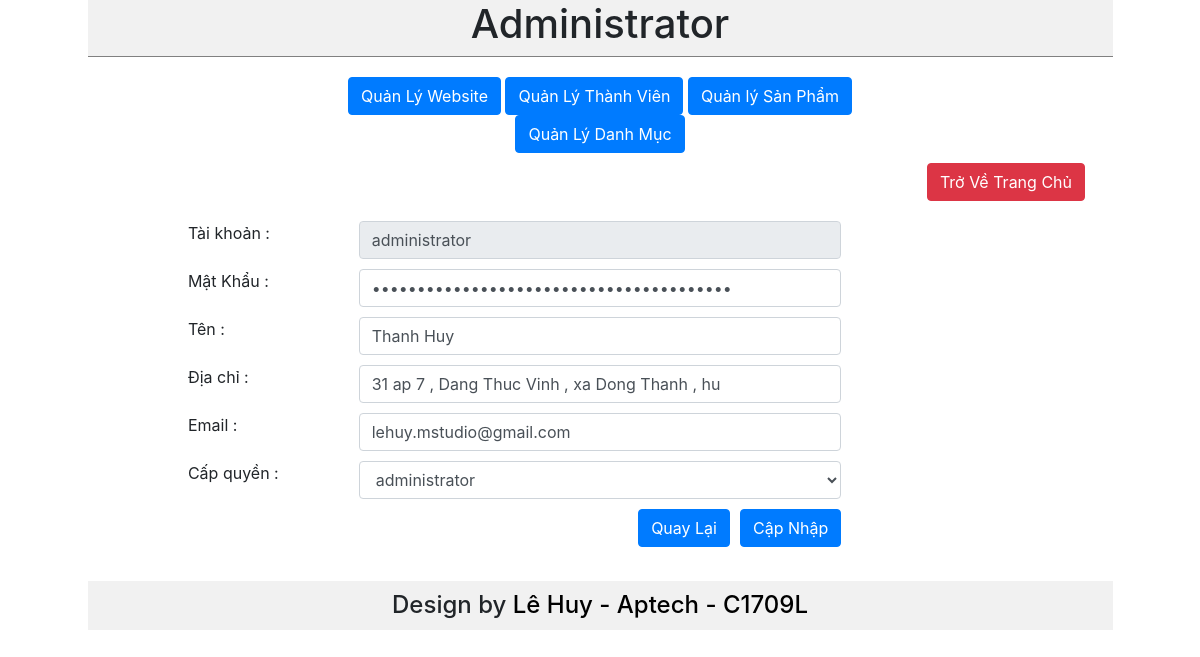
The app's page /AdminManager.php?c=8&u=administrator (signed in) with its own data.
### tables this page shows
CREATE TABLE `user` (
  `id` int(11) NOT NULL,
  `user` varchar(45) NOT NULL,
  `pwd` varchar(40) NOT NULL,
  `name` varchar(45) NOT NULL,
  `email` varchar(45) NOT NULL,
  `address` varchar(45) NOT NULL,
  `level` varchar(45) DEFAULT 'member'
);

### modules/mEdituser.php (the view, shortened to what this page needs)
<?php
$econn = new \exam\connect();
$dbEconn = $econn->getConnection();
$u= $_REQUEST["u"];
$sqle = "Select * from user where user='$u'";
$res = $dbEconn->query($sqle);
 while ($row = $res->fetch_assoc()) {
    ?>
    <div class="row ">
        <div class="col-md-12 pad-left-0">
            <form action="" method="post" style="border: none;" align="left">
                <div class="row padding-10px">
                    <div class="col-md-12">
                        <div class="row">
                            <div class="col-md-1"></div>
                            <div class="col-md-2">Tài khoản :</div>
                            <div class="col-md-6">
                                <input type="text" name="upUser" class='form-control width-80'
                                       value="<?= $row["user"]; ?>"  disabled="disabled">
                            </div>
                            <div class="col-md-2"></div>
                            <div class="col-md-1"></div>
                        </div>
                    </div>
                </div>
                <div class="row padding-10px">
                    <div class="col-md-12">
                        <div class="row">
                            <div class="col-md-1"></div>
                            <div class="col-md-2">Mật Khẩu :</div>
                            <div class="col-md-6"><input type="password" name="upPwd"  class='form-control width-50'
                                                         value="<?= $row["pwd"] ?>"></div>
                            <div class="col-md-2"></div>
                            <div class="col-md-1"></div>
                        </div>
                    </div>
                </div>
                <div class="row padding-10px">
                    <div class="col-md-12">
                        <div class="row">
                            <div class="col-md-1"></div>
                            <div class="col-md-2">Tên :</div>
                            <div class="col-md-6"><input type="text" name="upName" class=' form-control width-50'
                                                         value="<?= $row["name"] ?>"></div>
                            <div class="col-md-2"></div>
                            <div class="col-md-1"></div>
                        </div>
                    </div>
                </div>
                <div class="row padding-10px">
                    <div class="col-md-12">
                        <div class="row">
                            <div class="col-md-1"></div>
                            <div class="col-md-2">Địa chỉ :</div>
                            <div class="col-md-6"><input type="text" name="upAddress" class='form-control width-50'
                                                         value="<?= $row["address"] ?>"></div>
                            <div class="col-md-2"></div>
                            <div class="col-md-1"></div>
                        </div>
                    </div>
                </div>
                <div class="row padding-10px">
                    <div class="col-md-12">
                        <div class="row">
                            <div class="col-md-1"></div>
                            <div class="col-md-2">Email :</div>
                            <div class="col-md-6"><input type="text" name="upEmail" class='form-control width-50'
                                                         value="<?= $row["email"] ?>"></div>
                            <div class="col-md-2"></div>
                            <div class="col-md-1"></div>
                        </div>
                    </div>
                </div>
                <div class="row padding-10px">
                    <div class="col-md-12">
                        <div class="row">
                            <div class="col-md-1"></div>
                            <div class="col-md-2">Cấp quyền : </div>
                            <div class="col-md-6">
                                <select name="setLevel" id="" class="form-control" >
                                    <option  value="<?= $row["level"] ?>"><?= $row["level"] ?></option>
                                </select>
                            </div>
                            <div class="col-md-2"></div>
                            <div class="col-md-1"></div>
                        </div>
                    </div>
                </div>
                <div class="row padding-10px">
                    <div class="col-md-12">
                        <div class="row">
                            <div class="col-md-1"></div>
                            <div class="col-md-2"></div>
                            <div class="col-md-6" style="float: right">
                                <input type="submit" class="btn btn-primary"
                                       style="float: right" value="Cập Nhập">
                                <a  href="../AdminManager.php?id=0" class="btn btn-primary" style="float: right; margin:0 10px">Quay Lại</a>&nbsp;
                            </div>
                            <div class="col-md-2 pad-left-0 ">
                            </div>
                            <div class="col-md-1"></div>
                        </div>
                    </div>
                </div>
            </form>
        </div>
    </div>
<?php } ?>

### css/admin.css (style rules this page uses)
form { border: 3px solid #f1f1f1; }
.pad-left-0 { padding:0; }
.width-50 { width: 80%; }
.padding-10px { margin:10px }

### records on screen
user: upUser "administrator", upName "Thanh Huy", upAddress "31 ap 7 , Dang Thuc Vinh , xa Dong Thanh , hu", upEmail "lehuy.mstudio@gmail.com", setLevel "administrator"
